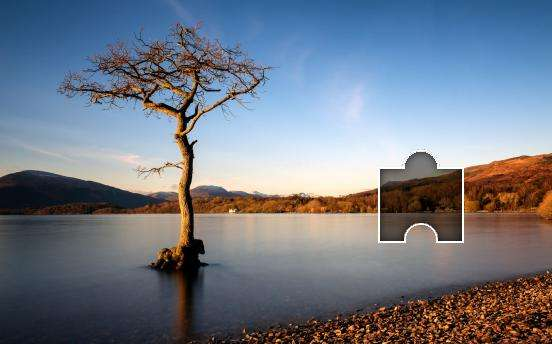
#> input picture notebook/1.jpeg, 552 x 344 px
$ python edge-detector.py ../../../notebook/1.jpeg
#> lines starting #> are read from the running program, lines starting #| are printed output that depends on the picture; after the words box and inside, x2 and y2 are one past the last pixel; in counts of white or black regions, pixels touching at a corner belong together
#!/usr/bin/env python
# coding: utf-8


# from matplotlib import pyplot as plt
import sys
import cv2
import json
from IPython.core.debugger import set_trace

argv = sys.argv
if len(argv) < 2:
    raise ValueError('missing arguments')
path = argv[1]
image = cv2.imread(path)
#> image is the input picture: shape (344, 552, 3); mean B, G, R 134.3, 121.2, 113.9
height, width, channels = image.shape
#> height = 344; width = 552; channels = 3
image = cv2.cvtColor(image, cv2.COLOR_BGR2RGB) # Converting BGR to RGB

canny = cv2.Canny(image, 300, 300)
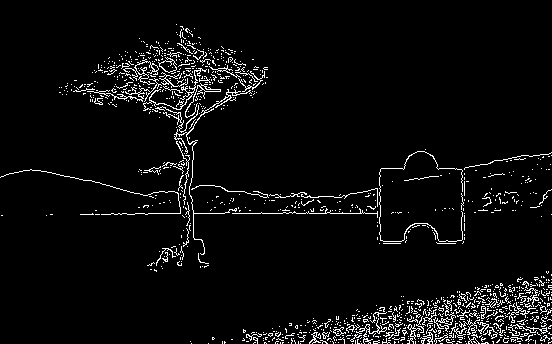
#> canny: shape (344, 552); 4.6% white in thin lines or dots

contours, hierarchy = cv2.findContours(canny, cv2.RETR_CCOMP, cv2.CHAIN_APPROX_SIMPLE)
#> contours = 1180 contours, 1152 with area under 20; largest, box (x1, y1, x2, y2) and area: (158, 57, 177, 73) 140, (159, 60, 177, 73) 128, (433, 303, 456, 332) 106, (174, 89, 252, 255) 83, (123, 59, 159, 85) 68
dx, dy = 0, 0
for i, contour in enumerate(contours):
    x, y, w, h = cv2.boundingRect(contour)
    if (w > 80) and (h > 80):
        dx = x
        dy = y
    cv2.rectangle(image, (x, y), (x + w, y + h), (0, 0, 255), 2)
#> this loop made 1180 passes
#> (x, y, w, h, dx, dy) on pass 800: (379, 151, 84, 91, 379, 151)
#> (x, y, w, h) on passes 1, 2, 4, 7, 8, 9: (541, 343, 1, 1), (528, 343, 1, 1), (466, 343, 1, 1), (402, 343, 1, 1), (361, 343, 1, 1), (352, 343, 1, 1)
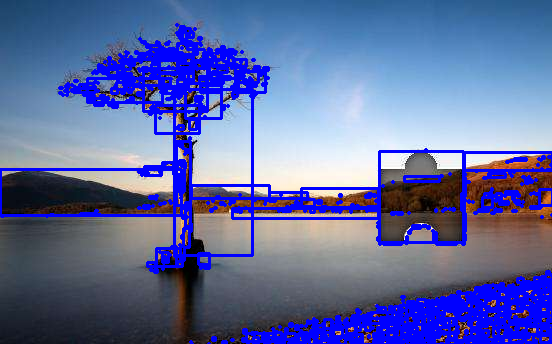
#> image: shape (344, 552, 3); mean R, G, B 94.9, 106.1, 162.4

ret = {
    'dx': dx,
    'dy': dy,
    'width': width,
    'height': height
}
#> ret = {'dx': 379, 'dy': 151, 'width': 552, 'height': 344}
print(json.dumps(ret))
#| {"dx": 379, "dy": 151, "width": 552, "height": 344}
